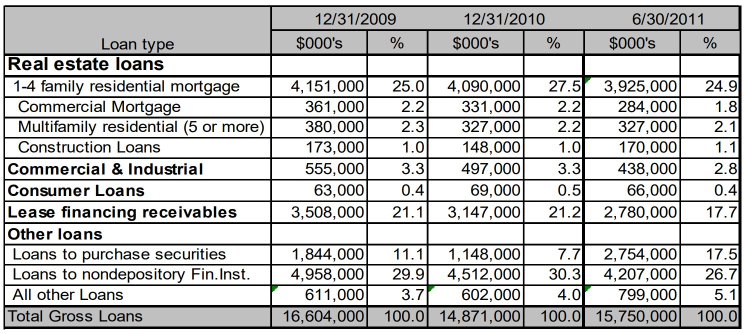
#> input picture sample/L1.jpg, 1489 x 667 px (shown at 1/2 size)
$ python -i border_table_detection.py   (imports and definitions only)
#> lines starting #> are read from the running program, lines starting #| are printed output that depends on the picture; after the words box and inside, x2 and y2 are one past the last pixel; in counts of white or black regions, pixels touching at a corner belong together
### utils/cv.py
import cv2
import numpy as np
from matplotlib import pyplot as plt
from utils.bbox import is_bbox_inside, split_box_rows_columns, create_bbox

# [36 lines left out: function display_images_with_labels, not called in this run]

def preProcessing(image, minRecSize = 50000):
    """
    Tiền xử lý ảnh.

    Tham số:
    - image: Ảnh cần tiền xử lý.
    - minRecSize: Kích thước tối thiểu của vùng hình chữ nhật để được xem là vùng hình chữ nhật màu đen.

    Kết quả:
    - data: Danh sách các tuple (ảnh, nhãn) đã tiền xử lý.
    - result: Ảnh đã tiền xử lý.
    """
    data = []
    data+=[(image,'original')]
    # resize sao cho chiều cao mỗi dòng chữ là 50px
    text_height, _ = get_text_height(image)
    height_ratio = 50 / text_height
    new_width = int(image.shape[1] * height_ratio)
    new_height = int(image.shape[0] * height_ratio)
    image_new = cv2.resize(image, (new_width, new_height), interpolation=cv2.INTER_AREA)
    data+=[(image_new,'resize')]
    gray = cv2.cvtColor(image_new, cv2.COLOR_BGR2GRAY)
    # Áp dụng ngưỡng
    _, binary = cv2.threshold(gray, 0, 255, cv2.THRESH_BINARY | cv2.THRESH_OTSU)
    data+=[(binary,'binary')]
    # tìm các vùng hình chữ nhật màu đen
    contours, hierarchy = cv2.findContours(binary, cv2.RETR_TREE, cv2.CHAIN_APPROX_SIMPLE)
    #lọc các vùng hình chữ nhật theo kích thước
    contours = [cnt for cnt in contours if cv2.contourArea(cnt) > minRecSize ]
    bboxs = [cv2.boundingRect(cnt) for cnt in contours]
    # sắp xếp các bbox theo diện tích tăng dần
    bboxs.sort(key=lambda box: box[2]*box[3])
    # chuyển sang x1,y1,x2,y2
    bboxs = [(x,y,x+w,y+h) for x,y,w,h in bboxs]
    # bỏ các bbox chứa bbox khác
    for i,box in enumerate(bboxs):
        for j in range(i+1,len(bboxs)):
            if is_bbox_inside(bboxs[j],box):
                bboxs.pop(j)
                break
    # đảo ngược màu sắc của các vùng hình chữ nhật
    newbinary = binary.copy()
    for box in bboxs:
        x1,y1,x2,y2 = box
        # print(cnt)
        # lấy ra vùng hình chữ nhật trong binary
        roi = binary[y1:y2, x1:x2]
        # kiểm tra màu sắc chủ đạo của vùng hình chữ nhật
        if np.mean(roi) > 128:
            continue
        # đảo ngược màu sắc
        roi = cv2.bitwise_not(roi)
        # gán lại vùng hình chữ nhật đã đảo ngược màu sắc vào binary
        newbinary[y1:y2, x1:x2] = roi
    # chuyển binary sang ảnh màu
    result = cv2.cvtColor(newbinary, cv2.COLOR_GRAY2BGR)
    # vẽ các bbox lên ảnh
    # for box in bboxs:
    #     x1, y1, x2, y2 = box
    #     cv2.rectangle(result, (x1, y1), (x2, y2), (0, 255, 0), 3)
    data+=[(result,'image')]
    return data, result, height_ratio

def deskew_image(image):
    """
    Chỉnh sửa góc nghiêng của ảnh.

    Tham số:
    - image: Ảnh cần chỉnh sửa góc nghiêng.

    Kết quả:
    - deskewed_image: Ảnh đã chỉnh sửa góc nghiêng.
    - angle: Góc nghiêng của ảnh.
    """
    # Làm mờ ảnh để loại bỏ nhiễu
    blur_image = cv2.medianBlur(image, 5)

    # Chuyển đổi sang ảnh grayscale và đảo ngược màu
    grayscale_image = cv2.bitwise_not(cv2.cvtColor(image, cv2.COLOR_BGR2GRAY))

    # Xác định ngưỡng
    _, threshold_image = cv2.threshold(grayscale_image, 0, 255, cv2.THRESH_BINARY | cv2.THRESH_OTSU)

    # Tìm tọa độ các điểm ảnh khác 0 (điểm ảnh màu trắng)
    coordinates = np.column_stack(np.where(threshold_image > 0))

    # Xác định góc xoay của ảnh
    angle = cv2.minAreaRect(coordinates)[-1]
    if angle < -45:
        angle = -(90 + angle)
    elif angle > 45:
        angle = 90 - angle
    else:
        angle = -angle

    # Xoay ảnh để chỉnh sửa góc nghiêng và điều chỉnh kích thước ảnh để xoay không bị cắt ảnh
    height, width = blur_image.shape[:2]
    center = (width // 2, height // 2)
    rotation_matrix = cv2.getRotationMatrix2D(center, angle, 1.0)
    deskewed_image = cv2.warpAffine(image, rotation_matrix, (width, height), flags=cv2.INTER_CUBIC, borderMode=cv2.BORDER_REPLICATE)

    return deskewed_image, angle

# [20 lines left out: function rotate_image, not called in this run]

def trim_white(image):
    # Chuyển đổi ảnh sang không gian màu xám
    gray = cv2.cvtColor(image, cv2.COLOR_BGR2GRAY)

    # Áp dụng ngưỡng nhị phân để tạo mask chỉ chứa các điểm ảnh trắng
    _, thresh = cv2.threshold(gray, 0, 255, cv2.THRESH_BINARY_INV | cv2.THRESH_OTSU)

    # Tìm các chỉ số hàng và cột không chứa giá trị 0 (màu trắng) đầu tiên
    rows = np.where(np.any(thresh != 0, axis=1))[0]
    cols = np.where(np.any(thresh != 0, axis=0))[0]

    # Tính toán các giới hạn của bounding box
    y1, y2 = rows[0], rows[-1] + 1
    x1, x2 = cols[0], cols[-1] + 1

    # Cắt và trả về phần ảnh đã được trim
    trimmed_image = image[y1:y2, x1:x2]

    # Thêm 20 pixel vào mỗi cạnh để tránh việc cắt bớt các ký tự
    trimmed_image = cv2.copyMakeBorder(trimmed_image, 20, 20, 20, 20, cv2.BORDER_CONSTANT, value=(255, 255, 255))

    #resize về chiều nhỏ nhất là 1000
    w,h = trimmed_image.shape[:2]
    if w < h:
      scale_percent = 2000 / trimmed_image.shape[0]
    else:
      scale_percent = 2000 / trimmed_image.shape[1]

    width = int(trimmed_image.shape[1] * scale_percent)
    height = int(trimmed_image.shape[0] * scale_percent)
    trimmed_image = cv2.resize(trimmed_image, (width, height), interpolation=cv2.INTER_AREA)

    return trimmed_image

def remove_regions(image, mask):
    """
    Loại bỏ các vùng trong ảnh sử dụng mặt nạ.

    Tham số:
    - image: Ảnh gốc.
    - mask: Mặt nạ có kích thước giống với ảnh, với giá trị 0 ở các vùng cần loại bỏ và 1 ở các vùng khác.

    Trả về:
    - Ảnh đã loại bỏ các vùng cần loại bỏ.
    """
    masked_image = image.copy()
    masked_image[mask != 0] = [255, 255, 255]
    return masked_image

# [86 lines left out: functions draw_text_in_center, draw_bboxs, cut_text_line, drawCenters, draw_rows_columns, not called in this run]


def detect_lines(img_bin, fixkernel, detectkernel):
    """
    Phát hiện các đường thẳng trong ảnh bằng cách sử dụng các kernel được chỉ định.
    Cụ thể, ảnh được lấp đầy các khoảng trống với fixkernel.
    Sau đó loại bỏ các thành phần không phải đường thẳng với detectkernel.
    Cuối cùng là phục hồi lại như cũ với detectkernel.

    Tham số:
    - img_bin: Ảnh nhị phân.
    - fixkernel: Kernel được sử dụng để dilate (Bồi đắp các pixel màu trắng) để sửa lỗi.
    - detectkernel: Kernel được sử dụng để erode (Bào mòn các pixel màu trắng) và dilate nhằm giữ lại các đường.

    Kết quả:
    - result: Ảnh sau khi phát hiện các đường thẳng.
    """
    image_0 = cv2.dilate(img_bin, fixkernel, iterations=2)
    image_1 = cv2.erode(image_0, detectkernel, iterations=3)
    result = cv2.dilate(image_1, detectkernel, iterations=3)
    return result

def find_Lines(img, max_cols=50, max_rows=50):
    """
    Nhận diện cấu trúc bảng trong ảnh.

    Tham số:
    - img: Ảnh cần nhận diện cấu trúc.

    Kết quả:
    - img_vh: Ảnh chứa thông tin về các đường kẻ dọc và ngang (mask).
    - img_sub: Ảnh chứa thông tin các điểm giao nhau của các đường dọc và ngang.
    - outImag: Danh sách các ảnh trung gian.
    """
    outImag=[]
    img = cv2.cvtColor(img, cv2.COLOR_BGR2GRAY)
    img_height, img_width = img.shape
    # THRESH_OTSU là phương pháp tự động xác định ngưỡng dựa trên histogram của ảnh
    thresh, img_bin = cv2.threshold(img, 0, 255, cv2.THRESH_BINARY_INV | cv2.THRESH_OTSU)
    outImag.append((img_bin, 'invert'))

    # Giả sử bảng có tối đa 50 dòng và 50 cột
    kernel_len_ver = img_height // max_rows # Chiều cao của kernel
    kernel_len_hor = img_width // max_cols # Chiều rộng của kernel
    # Defining a vertical kernel to detect all vertical lines of image
    ver_kernel = cv2.getStructuringElement(cv2.MORPH_RECT, (1, kernel_len_ver))

    # Defining a horizontal kernel to detect all horizontal lines of image
    hor_kernel = cv2.getStructuringElement(cv2.MORPH_RECT, (kernel_len_hor, 1))

    kernel = cv2.getStructuringElement(cv2.MORPH_RECT, (2, 2))

    vertical_lines = detect_lines(img_bin, kernel, ver_kernel)
    outImag.append((vertical_lines, 'vertical_lines'))

    horizontal_lines = detect_lines(img_bin, kernel, hor_kernel)
    outImag.append((horizontal_lines, 'horizontal_lines'))

    img_vh = cv2.bitwise_or(vertical_lines, horizontal_lines)
    outImag.append((img_vh, 'Combine'))

    img_vh = cv2.dilate(img_vh, kernel, iterations=1)
    outImag.append((img_vh, 'Dilated - Mask Result'))

    img_sub = cv2.bitwise_and(vertical_lines, horizontal_lines)
    outImag.append((img_sub, 'Subtraction - Point Result'))

    return img_vh, img_sub, outImag


def get_text_height(img):
    outImag = []
    outImag.append((img, 'original'))
    gray = cv2.cvtColor(img, cv2.COLOR_BGR2GRAY)
    width, height = gray.shape
    # Áp dụng ngưỡng
    _, binary = cv2.threshold(gray, 0, 255, cv2.THRESH_BINARY | cv2.THRESH_OTSU)
    # chuyển sang ảnh màu
    bin = cv2.cvtColor(binary, cv2.COLOR_GRAY2BGR)
    mask, dots, outImag = find_Lines(bin , max_cols=20, max_rows=20)
    image_removed = remove_regions(bin, mask)
    image_removed = cv2.cvtColor(image_removed, cv2.COLOR_BGR2GRAY)
    outImag.append((image_removed, 'remove_regions'))
    # lọc nhiễu
    image_median = cv2.medianBlur(~image_removed, 5)
    outImag.append((image_median, 'medianBlur'))
    kernel = cv2.getStructuringElement(cv2.MORPH_RECT, (3, 3))
    dilate = cv2.dilate(image_median, kernel, iterations=1)
    outImag.append((dilate, 'dilate'))
    kernel = cv2.getStructuringElement(cv2.MORPH_RECT, (width * 10, 1))
    line_img = cv2.dilate(dilate, kernel, iterations=1)
    outImag.append((line_img, 'lines'))

    # tìm contours của tất cả vùnqg trắng
    contours, hierarchy = cv2.findContours(line_img, cv2.RETR_EXTERNAL, cv2.CHAIN_APPROX_SIMPLE)

    # chuyển sang bbox
    bboxes = [cv2.boundingRect(cnt) for cnt in contours]
    # sắp xếp theo chiều cao
    bboxes = sorted(bboxes, key=lambda x: x[3])
    # bỏ bbox có chiều cao nhỏ hơn 5
    bboxes = [box for box in bboxes if box[3] > 5]
    if len(bboxes) == 0:
        return 5, outImag
    # while len(bboxes) > 3:
    #     bboxes = sorted(bboxes, key=lambda x: x[3])
    #     # bỏ phần tử đầu và cuối
    #     bboxes = bboxes[1:-1]
    mid_box = bboxes[len(bboxes) // 2]  # lấy bbox ở giữa
    x, y, w, h = mid_box
    tmp_img = img.copy()
    cv2.rectangle(tmp_img, (x, y), (x + w, y + h), (0, 0, 255), 2)
    outImag.append((tmp_img, 'final'))
    return h, outImag

### utils/bbox.py
import numpy as np
from utils.point import split_rows_columns

# [24 lines left out: functions is_bbox_overlap, is_bboxs_overlap, isSameRow, isSameCol, not called in this run]

def is_bbox_inside(bbox1, bbox2):
    # Kiểm tra xem bbox1 có nằm trong bbox2 hay không
    x1_1, y1_1, x2_1, y2_1 = bbox1
    x1_2, y1_2, x2_2, y2_2 = bbox2
    return x1_1 >= x1_2 and y1_1 >= y1_2 and x2_1 <= x2_2 and y2_1 <= y2_2

def is_bbox_outside(bbox1, bbox2):
    return not is_bbox_overlap(bbox2, bbox1)

# [41 lines left out: functions merge_bbox, create_bbox, get_same_row_col_bboxs, create_mask_from_bboxs, not called in this run]

def bbox_area(bbox):
    x1, y1, x2, y2 = bbox
    return (x2 - x1) * (y2 - y1)

# [29 lines left out: function split_box_rows_columns, not called in this run]

def get_scale_bbox(box, scale):
    return (int(box[0] * scale), int(box[1] * scale), int(box[2] * scale), int(box[3] * scale))

### utils/point.py
import numpy as np
import cv2

from typing import List, Tuple
Point = Tuple[int, int]
def split_rows_columns(centers: List[Point], modeName: str ='row') -> List[List[Point]]:
    mode = 0 if modeName == 'row' else 1
    centers.sort(key=lambda c: c[1-mode])  # Sắp xếp centers theo tọa độ y hoặc x tùy theo mode
    rows_columns = []
    current_row_column = [centers[0]]
    for center in centers[1:]:
        if abs(center[1-mode] - current_row_column[0][1-mode]) <= 10:  # Điểm y hoặc x gần nhau thuộc cùng một hàng hoặc cột
            current_row_column.append(center)
        else:  # Điểm y hoặc x xa, tạo hàng hoặc cột mới
            rows_columns.append(current_row_column)
            current_row_column = [center]
    rows_columns.append(current_row_column)  # Thêm hàng/cột cuối cùng
    # Sắp xếp lại các center trong mỗi hàng/cột theo tọa độ x hoặc y tùy theo mode
    for row_column in rows_columns:
        row_column.sort(key=lambda c: c[mode])
    return rows_columns

def is_same_row(point1: Point, point2: Point, threshold: int = 10) -> bool:
    return abs(point1[1] - point2[1]) <= threshold

def is_same_column(point1: Point, point2: Point, threshold: int = 10) -> bool:
    return abs(point1[0] - point2[0]) <= threshold

def getColumnIndex(point: Point, columns: List[List[Point]]) -> int:
    index = 0
    for index in range(len(columns)):
        if is_same_column(columns[index][0], point):
            break
    return index

def getRowIndex(point: Point, rows: List[List[Point]]) -> int:
    index = 0
    for index in range(len(rows)):
        if is_same_row(rows[index][0], point):
            break
    return index

def is_have_line(point1: Point, point2: Point, mask:np.ndarray, threshold: float = 0.5) -> bool:
    line_points = cv2.line(np.zeros_like(mask), point1, point2, color=(255, 255, 255), thickness=1)
    # tạo 1 ảnh mới bằng cách chỉ giữ lại các điểm trên mask mà cũng điểm đó ở line_points có màu trắng
    new_mask = mask.copy()
    new_mask[line_points == 0] = 0
    # tính tỉ lệ số điểm trắng trên tổng số điểm của line_points
    ratio = np.sum(new_mask) / np.sum(line_points)
    return ratio >= threshold

### detection/border_table_detection.py
import os
import sys
import cv2
import numpy as np
from sympy import im

current_dir = os.path.dirname(os.path.abspath(__file__))
utils_dir = os.path.join(current_dir, '..', 'utils')
if utils_dir not in sys.path:
    sys.path.append(utils_dir)

from utils.cv import deskew_image, draw_text_in_center, find_Lines, remove_regions, preProcessing, trim_white
from utils.ocr import detectText
from utils.point import is_same_column, is_same_row, split_rows_columns, getColumnIndex, getRowIndex, is_have_line
from utils.table import cells_to_html, createHTML

def findCenters(img_bin):
    """
    Tìm trọng tâm của các bbox trong ảnh. Thực hiện bồi đắp theo kernel 3x3, sao đó tìm bbox và tính center.

    Tham số:
    - img_bin: Ảnh nhị phân.

    Trả về:
    - centers: Danh sách các tọa độ trọng tâm của các bbox.
    """
    kernel = np.ones((3,3),np.uint8)
    img_bin = cv2.dilate(img_bin, kernel, iterations=1)
    contours, hierarchy = cv2.findContours(img_bin, cv2.RETR_TREE, cv2.CHAIN_APPROX_SIMPLE)
    centers = []
    for cnt in contours:
        x, y, w, h = cv2.boundingRect(cnt)
        centers.append((x + w // 2, y + h // 2))
    return centers

def create_cells(rows, columns, tableMask):
    """
    Tạo các ô bảng từ các điểm giao đã được phân theo hàng và cột.

    Tham số:
    - rows: Danh sách các hàng.
    - columns: Danh sách các cột.

    Trả về:
    - cells: Danh sách các ô bảng.
    Với mỗi ô bảng, lưu trữ các thông tin sau:
        - bbox: Bounding box của ô bảng.
        - row_span: Số hàng của ô bảng.
        - col_span: Số cột của ô bảng.
        - row: Vị trí hàng của ô bảng.
        - col: Vị trí cột của ô bảng.
    """
    cells = []

    for row_index in range(len(rows)-1):
        for top_left_index in range(len(rows[row_index]) - 1):
            top_left = rows[row_index][top_left_index]
            top_right = rows[row_index][top_left_index + 1]
            if not is_have_line(top_left, top_right, tableMask): continue
            # Tìm cột của top_left
            top_left_col_index = getColumnIndex(top_left, columns)
            # duyệt qua cột vừa tìm được và tìm bottom_left
            lower_left = list(filter(lambda c: c[1] > top_left[1], columns[top_left_col_index]))
            if len(lower_left) == 0: continue
            # bottom_left = lower_left[0]
            isCorrectBottomLeft = False
            for bottom_left in lower_left:
                if not is_have_line(top_left, bottom_left, tableMask): break
                for top_right_index in range(top_left_index + 1, len(rows[row_index])):
                    top_right = rows[row_index][top_right_index]
                    if not is_have_line(top_left, top_right, tableMask): continue
                    # if not is_have_line(top_left, top_right, tableMask): continue
                    # Tìm cột của top_right
                    top_right_col_index = getColumnIndex(top_right, columns)
                    # duyệt qua cột vừa tìm được và tìm bottom_left
                    lower_right = list(filter(lambda c: c[1] > top_right[1], columns[top_right_col_index]))
                    if len(lower_right) == 0: continue
                    isCorrectBottomRight = False
                    for bottom_right in lower_right:
                        if not is_same_row(bottom_left, bottom_right): continue
                        if not is_have_line(bottom_left, bottom_right, tableMask): continue
                        if not is_have_line(top_right, bottom_right, tableMask): continue
                        isCorrectBottomRight = True
                        isCorrectBottomLeft = True
                        # Tìm hàng của bottom_right
                        bottom_right_row_index = getRowIndex(bottom_right, rows)
                        # Tạo bbox
                        bbox = (top_left[0], top_left[1], bottom_right[0], bottom_right[1])
                        # tính row_span và col_span của bbox
                        row_span = bottom_right_row_index - row_index
                        col_span = top_right_col_index - top_left_col_index
                        # Tạo cell
                        cell = {'bbox': bbox, 'row_span': row_span, 'col_span': col_span, 'row':row_index, 'col':top_left_col_index}
                        cells.append(cell)
                        break
                    if isCorrectBottomRight: break
                if isCorrectBottomLeft: break
    return cells


# [34 lines left out: functions draw_cells, recognize, add_text_to_cell, not called in this run]

def imgPath_to_cells(image_path):
#> called with image_path = '../sample/L1.jpg'
    image = cv2.imread(image_path)
#> image is the input picture: shape (667, 1489, 3); mean B, G, R 195.1, 195.4, 195.2
    return img_to_cells(image)

def img_to_cells(image):
    image_deskew, _ = deskew_image(image)
#> in deskew_image, `blur_image = cv2.medianBlur(image, 5)`:
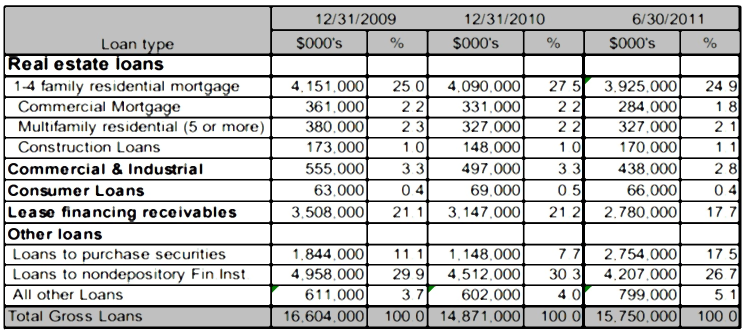
#> blur_image: shape (667, 1489, 3) (shown at 1/2 size); mean B, G, R 198.5, 198.9, 198.7
#> in deskew_image, `grayscale_image = cv2.bitwise_not(cv2.cvtColor(image, cv2.COLOR_BGR2GR..`:
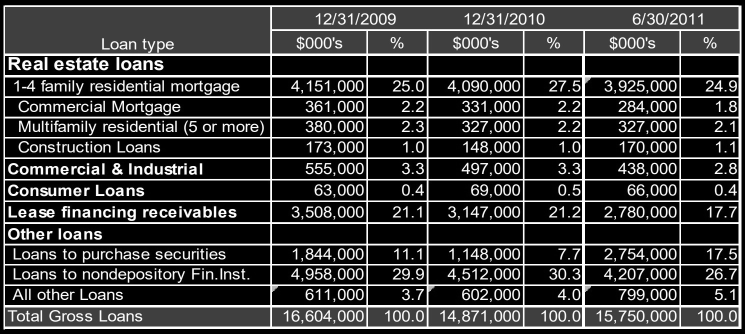
#> grayscale_image: shape (667, 1489) (shown at 1/2 size); min 0, max 255, mean 59.7
#> in deskew_image, `_, threshold_image = cv2.threshold(grayscale_image, 0, 255, cv2.THRESH..`:
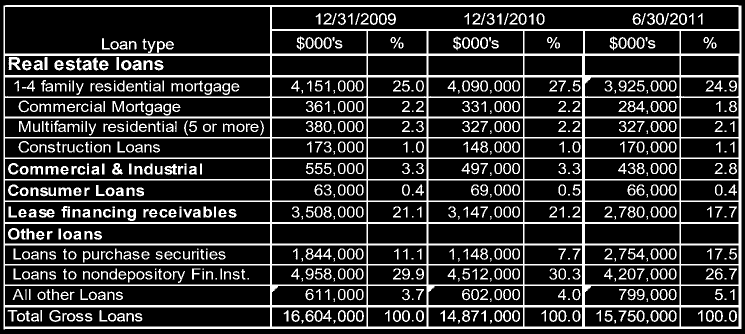
#> threshold_image: shape (667, 1489) (shown at 1/2 size); 19.3% white; 714 white regions (94 under 20 px), largest, box (x1, y1, x2, y2) and area: (7, 10, 1483, 659) 106054, (17, 114, 42, 140) 380, (78, 418, 109, 436) 345
#> in deskew_image, `coordinates = np.column_stack(np.where(threshold_image > 0))`: coordinates = 191572 pairs, first value 10 to 658, second value 7 to 1482
#> in deskew_image, `angle = cv2.minAreaRect(coordinates)[-1]`: angle = -90
#> in deskew_image, `angle = -(90 + angle)`: angle = 0
#> in deskew_image, `rotation_matrix = cv2.getRotationMatrix2D(center, angle, 1.0)`: rotation_matrix = [[1, 0, 0], [0, 1, 0]]
    image_ok = trim_white(image_deskew)
#> in trim_white, `rows = np.where(np.any(thresh != 0, axis=1))[0]`: rows = 649 values from 10 to 658
#> in trim_white, `cols = np.where(np.any(thresh != 0, axis=0))[0]`: cols = 1476 values from 7 to 1482
#> in trim_white, `y1, y2 = rows[0], rows[-1] + 1`: y1 = 10; y2 = 659
#> in trim_white, `x1, x2 = cols[0], cols[-1] + 1`: x1 = 7; x2 = 1483
#> in trim_white, `trimmed_image = image[y1:y2, x1:x2]`:
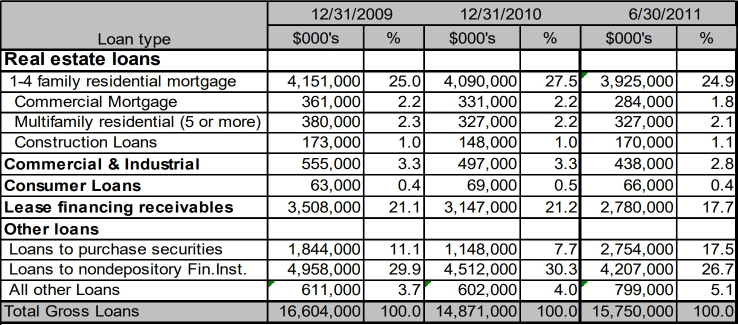
#> trimmed_image: shape (649, 1476, 3) (shown at 1/2 size); mean B, G, R 192.9, 193.2, 193.1
#> in trim_white, `trimmed_image = cv2.resize(trimmed_image, (width, height), interpolati..`:
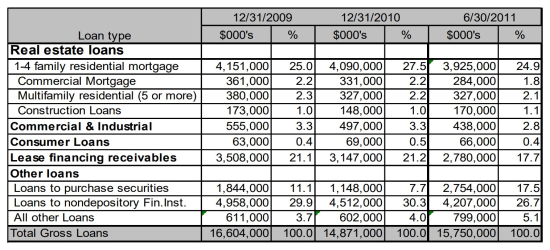
#> trimmed_image: shape (2000, 4400, 3) (shown at 1/8 size); mean B, G, R 198, 198.4, 198.2
    _, image_pre, _ = preProcessing(image_ok)
#> in get_text_height, `_, binary = cv2.threshold(gray, 0, 255, cv2.THRESH_BINARY | cv2.THRESH..`:
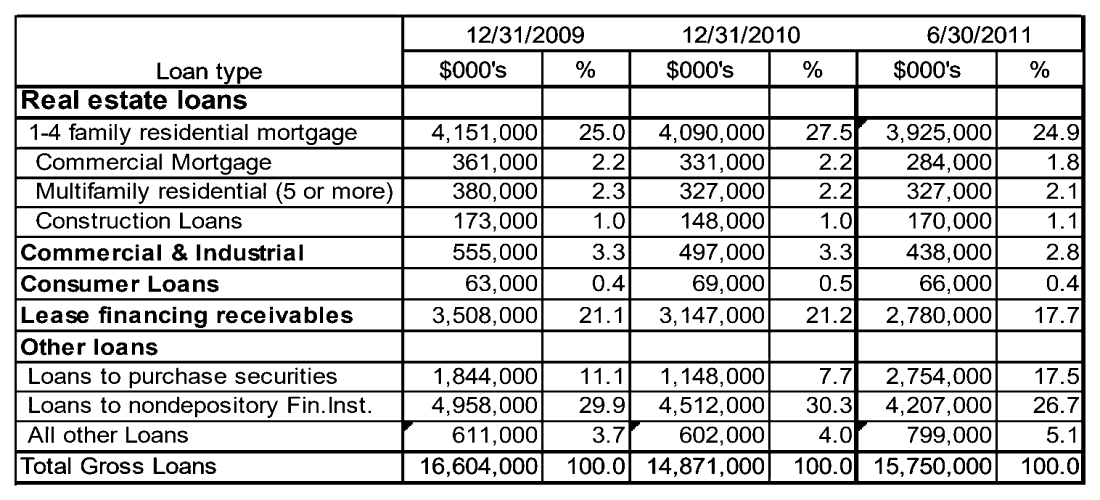
#> binary: shape (2000, 4400) (shown at 1/4 size); 81.4% white; 714 black regions, largest, box (x1, y1, x2, y2) and area: (58, 58, 4342, 1942) 903081, (88, 360, 160, 435) 3247, (264, 1242, 354, 1294) 2984
#> in find_Lines, `thresh, img_bin = cv2.threshold(img, 0, 255, cv2.THRESH_BINARY_INV | c..`: thresh = 0
#> in detect_lines, `image_0 = cv2.dilate(img_bin, fixkernel, iterations=2)`:
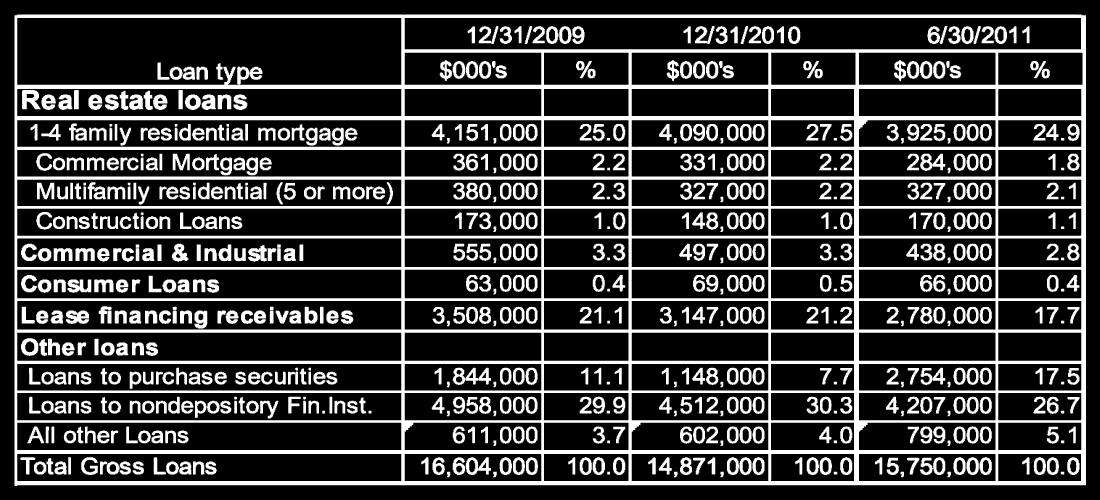
#> image_0: shape (2000, 4400) (shown at 1/4 size); 22.7% white; 711 white regions, largest, box (x1, y1, x2, y2) and area: (58, 58, 4344, 1944) 1062001, (88, 360, 162, 437) 3753, (264, 1242, 356, 1296) 3638
#> (the rest of the program and of its run is left out)
